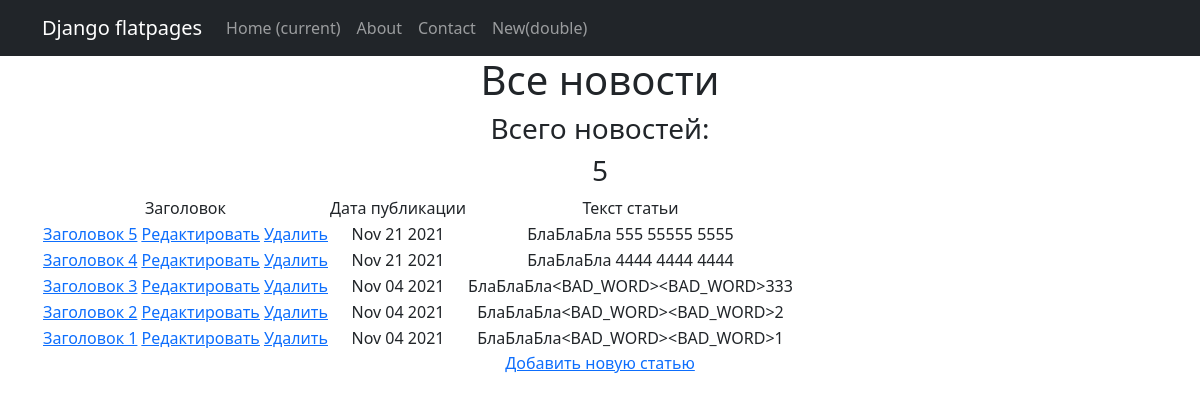
Page /news/ on the committed database.
### news/models.py (models this page shows, shortened)
class Post(models.Model):
    article = 'A'
    news = 'N'
    POSTING_TYPE = [(article, 'статья'), (news, 'новость')]
    id_author = models.ForeignKey(Author, on_delete=models.CASCADE)
    post_type = models.CharField(max_length=1, choices=POSTING_TYPE, default=article)
    post_created = models.DateTimeField(auto_now_add=True)
    id_post_category = models.ManyToManyField(Category, through="PostCategory")
    post_header = models.CharField(max_length=255)
    post_text = models.TextField()
    post_rating = models.IntegerField(default=0)

### news/views.py (the view, shortened to what this page needs)
# urls.py: path('', NewsList.as_view()),
class NewsList(ListView):
    model = Post
    template_name = 'news.html'
    context_object_name = 'news'
    queryset = Post.objects.order_by('-post_created')
    paginate_by = 10
    def get_context_data(self, **kwargs):
        context = super().get_context_data(**kwargs)
        context['filter'] = NewsFilter(self.request.GET, queryset=self.get_queryset())
        context['form'] = NewsForm()
        return context

### news/templatetags/custom_filters.py (called while the page is built)
@register.filter(name='censor')
def censor(value):
    bad_words = ['1111', '2222', '3333']#словарь плохих слов.
    if isinstance(value, str):
        for bad in bad_words:
            value = value.replace(bad, '<BAD_WORD>')
        return value
    else:
        raise ValueError(f'Не является строкой: {type(value)}')

### templates/news.html (shortened to what this page needs)
{% extends 'flatpages/default.html' %}
{% load custom_filters %}
{% block content %}
<h1>Все новости</h1>
<h3>Всего новостей: </h3>
<h3>{{ news|length }}</h3>
 {% if news %}
        <table>
            <tr>
                <td>
                    Заголовок
                </td>
                <td>
                    Дата публикации
                </td>
                <td>
                    Текст статьи
                </td>
            </tr>
               {% for nw in news %}
            <tr>
                <td>
                    <a href="{% url 'news_detail' nw.id %}">{{ nw.post_header|title }}</a>
                    <a href="{% url 'news_update' nw.id %}"><u>Редактировать</u></a>
                    <a href="{% url 'news_delete' nw.id %}"><u> Удалить </u></a>
                </td>
                <td>
                    {{ nw.post_created|date:'M d Y' }}
                </td>
                <td>
                    {{ nw.post_text|censor|truncatechars:50 }}
                </td>
            </tr>
        {% endfor %}
        </table>
    {% else %}
        <h2>Новостей нет!</h2>
    {% endif %}
<a href="{% url 'news_create' %}">Добавить новую статью</a> <br>
{% endblock content %}

### templates/flatpages/default.html (shortened to what this page needs)
<!DOCTYPE html>
<html lang="en">
    <head>
        {% load static %}
        <link href="{% static 'css/styles.css' %}" rel="stylesheet" />
    </head>
    <body>
    <nav class="navbar navbar-expand-lg navbar-dark bg-dark static-top">
       <div class="container">
           <a class="navbar-brand" href="#">Django flatpages</a>
           <div class="collapse navbar-collapse" id="navbarResponsive">
               <ul class="navbar-nav ml-auto">
                   <li class="nav-item active">
                       <a class="nav-link" href="#">Home
                           <span class="sr-only">(current)</span>
                       </a>
                   </li>
                   <li class="nav-item">
                       <a class="nav-link" href="/about/">About</a>
                   </li>
                   <li class="nav-item">
                       <a class="nav-link" href="/contact/">Contact</a>
                   </li>
                   <li class="nav-item">
                       <a class="nav-link" href="/new/">New(double)</a>
                   </li>
               </ul>
           </div>
       </div>
    </nav>
        <div class="container">
            <div class="col-lg-12 text-center">
                {% block content %}
                {% endblock content %}
            </div>
        </div>
    </body>
</html>

### rows in the picture
Post: post_header "Заголовок 5", post_created "Nov 21 2021", post_text|censor "БлаБлаБла 555 55555 5555"
Post: post_header "Заголовок 4", post_created "Nov 21 2021", post_text|censor "БлаБлаБла 4444 4444 4444"
Post: post_header "Заголовок 3", post_created "Nov 04 2021", post_text|censor "БлаБлаБла<BAD_WORD><BAD_WORD>333"
Post: post_header "Заголовок 2", post_created "Nov 04 2021", post_text|censor "БлаБлаБла<BAD_WORD><BAD_WORD>2"
Post: post_header "Заголовок 1", post_created "Nov 04 2021", post_text|censor "БлаБлаБла<BAD_WORD><BAD_WORD>1"

### other values in the picture
{{ news|length }} "5"
